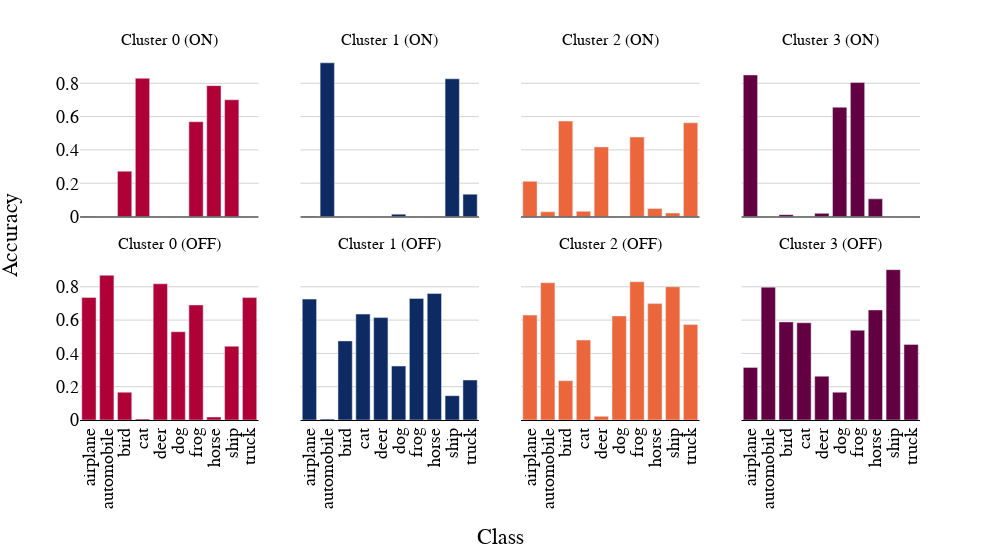

The code cell stored with this chart in its notebook:
### Code cell
def plot_classwise_cluster_perf(num_clusters, classwise_accuracies_on, classwise_accuracies_off, cifar_labels=cifar_labels):
    colors = [pc.qualitative.Dark24_r[0], pc.qualitative.Dark24_r[1], pc.qualitative.Dark24_r[15], pc.qualitative.Dark24_r[5]]
    fig = make_subplots(rows=2, cols=4, shared_xaxes=True, shared_yaxes=True, vertical_spacing=0.1, subplot_titles=[f'Cluster {i} (ON)' for i in range(num_clusters)] + [f'Cluster {i} (OFF)' for i in range(num_clusters)], row_heights=[0.15, 0.15])
    
    for i in range(num_clusters):
        fig.add_trace(go.Bar(x=cifar_labels, y=classwise_accuracies_on[i], marker_color=colors[i], name=f'Cluster {i} (ON)'), row=1, col=i+1)
        fig.update_xaxes(tickangle=-90)
        fig.add_trace(go.Bar(x=cifar_labels, y=classwise_accuracies_off[i], marker_color=colors[i], name=f'Cluster {i} (OFF)'), row=2, col=i+1)
    
    fig.update_layout(plot_bgcolor='white')
    fig.update_yaxes(showgrid=True, gridwidth=1, gridcolor='LightGray')
    fig.update_layout(height=140 * num_clusters, width=1000)
    fig.update_layout(showlegend=True)
    fig.add_annotation(text="Accuracy", xref="paper", yref="paper", x=-0.1, y=0.5, showarrow=False, font=dict(size=22, family="Computer Modern"), align="center", textangle=-90)
    fig.add_annotation(text="Class", xref="paper", yref="paper", x=0.5, y=-0.35, showarrow=False, font=dict(size=22, family="Computer Modern"), align="center")
    fig.update_layout(font_family="Computer Modern", font_size=20)
    fig.update_yaxes(range=[0, 1], tickvals=np.arange(0, 1, 0.2))
    fig.update_layout(showlegend=False)
    fig.update_xaxes(tickvals=np.arange(10))
    fig.update_layout(margin=dict(t=50, b=140))
    fig.update_layout(font=dict(family='serif', size=20, color='black'))
    fig.update_xaxes(title_font=dict(family='serif', size=20, color='black'))
    fig.update_yaxes(title_font=dict(family='serif', size=20, color='black'))
    fig.update_xaxes(tickfont=dict(family='serif', size=18, color='black'))
    fig.update_yaxes(tickfont=dict(family='serif', size=18, color='black'))
    fig.update_xaxes(showline=True, linewidth=1, linecolor='black', mirror=False)
    return fig

fig = plot_classwise_cluster_perf(num_clusters, classwise_accuracies_on, classwise_accuracies_off)

fig.show()

### Figure 1 — Plotly figure (JSON) as saved in the notebook; plotly's stock layout.template omitted (floating-point values rounded to 4 significant figures)
{"data": [{"marker": {"color": "#AF0038"}, "name": "Cluster 0 (ON)", "type": "bar", "x": ["airplane", "automobile", "bird", "cat", "deer", "dog", "frog", "horse", "ship", "truck"], "xaxis": "x", "y": [0.001, 0, 0.272, 0.83, 0, 0, 0.569, 0.786, 0.701, 0], "yaxis": "y"}, {"marker": {"color": "#AF0038"}, "name": "Cluster 0 (OFF)", "type": "bar", "x": ["airplane", "automobile", "bird", "cat", "deer", "dog", "frog", "horse", "ship", "truck"], "xaxis": "x5", "y": [0.736, 0.869, 0.167, 0.006, 0.818, 0.53, 0.691, 0.018, 0.443, 0.735], "yaxis": "y5"}, {"marker": {"color": "#0D2A63"}, "name": "Cluster 1 (ON)", "type": "bar", "x": ["airplane", "automobile", "bird", "cat", "deer", "dog", "frog", "horse", "ship", "truck"], "xaxis": "x2", "y": [0.001, 0.923, 0, 0, 0, 0.014, 0, 0, 0.827, 0.134], "yaxis": "y2"}, {"marker": {"color": "#0D2A63"}, "name": "Cluster 1 (OFF)", "type": "bar", "x": ["airplane", "automobile", "bird", "cat", "deer", "dog", "frog", "horse", "ship", "truck"], "xaxis": "x6", "y": [0.726, 0.006, 0.475, 0.636, 0.615, 0.324, 0.73, 0.76, 0.146, 0.24], "yaxis": "y6"}, {"marker": {"color": "#EB663B"}, "name": "Cluster 2 (ON)", "type": "bar", "x": ["airplane", "automobile", "bird", "cat", "deer", "dog", "frog", "horse", "ship", "truck"], "xaxis": "x3", "y": [0.211, 0.028, 0.573, 0.031, 0.418, 0, 0.477, 0.048, 0.021, 0.563], "yaxis": "y3"}, {"marker": {"color": "#EB663B"}, "name": "Cluster 2 (OFF)", "type": "bar", "x": ["airplane", "automobile", "bird", "cat", "deer", "dog", "frog", "horse", "ship", "truck"], "xaxis": "x7", "y": [0.63, 0.824, 0.236, 0.48, 0.022, 0.625, 0.83, 0.699, 0.8, 0.573], "yaxis": "y7"}, {"marker": {"color": "#620042"}, "name": "Cluster 3 (ON)", "type": "bar", "x": ["airplane", "automobile", "bird", "cat", "deer", "dog", "frog", "horse", "ship", "truck"], "xaxis": "x4", "y": [0.85, 0, 0.011, 0, 0.019, 0.656, 0.805, 0.106, 0, 0], "yaxis": "y4"}, {"marker": {"color": "#620042"}, "name": "Cluster 3 (OFF)", "type": "bar", "x": ["airplane", "automobile", "bird", "cat", "deer", "dog", "frog", "horse", "ship", "truck"], "xaxis": "x8", "y": [0.316, 0.798, 0.589, 0.584, 0.263, 0.167, 0.539, 0.661, 0.903, 0.454], "yaxis": "y8"}], "layout": {"annotations": [{"font": {"size": 16}, "showarrow": false, "text": "Cluster 0 (ON)", "x": 0.1062, "xanchor": "center", "xref": "paper", "y": 1, "yanchor": "bottom", "yref": "paper"}, {"font": {"size": 16}, "showarrow": false, "text": "Cluster 1 (ON)", "x": 0.3688, "xanchor": "center", "xref": "paper", "y": 1, "yanchor": "bottom", "yref": "paper"}, {"font": {"size": 16}, "showarrow": false, "text": "Cluster 2 (ON)", "x": 0.6313, "xanchor": "center", "xref": "paper", "y": 1, "yanchor": "bottom", "yref": "paper"}, {"font": {"size": 16}, "showarrow": false, "text": "Cluster 3 (ON)", "x": 0.8938, "xanchor": "center", "xref": "paper", "y": 1, "yanchor": "bottom", "yref": "paper"}, {"font": {"size": 16}, "showarrow": false, "text": "Cluster 0 (OFF)", "x": 0.1062, "xanchor": "center", "xref": "paper", "y": 0.45, "yanchor": "bottom", "yref": "paper"}, {"font": {"size": 16}, "showarrow": false, "text": "Cluster 1 (OFF)", "x": 0.3688, "xanchor": "center", "xref": "paper", "y": 0.45, "yanchor": "bottom", "yref": "paper"}, {"font": {"size": 16}, "showarrow": false, "text": "Cluster 2 (OFF)", "x": 0.6313, "xanchor": "center", "xref": "paper", "y": 0.45, "yanchor": "bottom", "yref": "paper"}, {"font": {"size": 16}, "showarrow": false, "text": "Cluster 3 (OFF)", "x": 0.8938, "xanchor": "center", "xref": "paper", "y": 0.45, "yanchor": "bottom", "yref": "paper"}, {"align": "center", "font": {"family": "Computer Modern", "size": 22}, "showarrow": false, "text": "Accuracy", "textangle": -90, "x": -0.1, "xref": "paper", "y": 0.5, "yref": "paper"}, {"align": "center", "font": {"family": "Computer Modern", "size": 22}, "showarrow": false, "text": "Class", "x": 0.5, "xref": "paper", "y": -0.35, "yref": "paper"}], "font": {"color": "black", "family": "serif", "size": 20}, "height": 560, "margin": {"b": 140, "t": 50}, "plot_bgcolor": "white", "showlegend": false, "width": 1000, "xaxis": {"anchor": "y", "domain": [0, 0.2125], "linecolor": "black", "linewidth": 1, "matches": "x5", "mirror": false, "showline": true, "showticklabels": false, "tickangle": -90, "tickfont": {"color": "black", "family": "serif", "size": 18}, "tickvals": [0, 1, 2, 3, 4, 5, 6, 7, 8, 9], "title": {"font": {"color": "black", "family": "serif", "size": 20}}}, "xaxis2": {"anchor": "y2", "domain": [0.2625, 0.475], "linecolor": "black", "linewidth": 1, "matches": "x6", "mirror": false, "showline": true, "showticklabels": false, "tickangle": -90, "tickfont": {"color": "black", "family": "serif", "size": 18}, "tickvals": [0, 1, 2, 3, 4, 5, 6, 7, 8, 9], "title": {"font": {"color": "black", "family": "serif", "size": 20}}}, "xaxis3": {"anchor": "y3", "domain": [0.525, 0.7375], "linecolor": "black", "linewidth": 1, "matches": "x7", "mirror": false, "showline": true, "showticklabels": false, "tickangle": -90, "tickfont": {"color": "black", "family": "serif", "size": 18}, "tickvals": [0, 1, 2, 3, 4, 5, 6, 7, 8, 9], "title": {"font": {"color": "black", "family": "serif", "size": 20}}}, "xaxis4": {"anchor": "y4", "domain": [0.7875, 1], "linecolor": "black", "linewidth": 1, "matches": "x8", "mirror": false, "showline": true, "showticklabels": false, "tickangle": -90, "tickfont": {"color": "black", "family": "serif", "size": 18}, "tickvals": [0, 1, 2, 3, 4, 5, 6, 7, 8, 9], "title": {"font": {"color": "black", "family": "serif", "size": 20}}}, "xaxis5": {"anchor": "y5", "domain": [0, 0.2125], "linecolor": "black", "linewidth": 1, "mirror": false, "showline": true, "tickangle": -90, "tickfont": {"color": "black", "family": "serif", "size": 18}, "tickvals": [0, 1, 2, 3, 4, 5, 6, 7, 8, 9], "title": {"font": {"color": "black", "family": "serif", "size": 20}}}, "xaxis6": {"anchor": "y6", "domain": [0.2625, 0.475], "linecolor": "black", "linewidth": 1, "mirror": false, "showline": true, "tickangle": -90, "tickfont": {"color": "black", "family": "serif", "size": 18}, "tickvals": [0, 1, 2, 3, 4, 5, 6, 7, 8, 9], "title": {"font": {"color": "black", "family": "serif", "size": 20}}}, "xaxis7": {"anchor": "y7", "domain": [0.525, 0.7375], "linecolor": "black", "linewidth": 1, "mirror": false, "showline": true, "tickangle": -90, "tickfont": {"color": "black", "family": "serif", "size": 18}, "tickvals": [0, 1, 2, 3, 4, 5, 6, 7, 8, 9], "title": {"font": {"color": "black", "family": "serif", "size": 20}}}, "xaxis8": {"anchor": "y8", "domain": [0.7875, 1], "linecolor": "black", "linewidth": 1, "mirror": false, "showline": true, "tickangle": -90, "tickfont": {"color": "black", "family": "serif", "size": 18}, "tickvals": [0, 1, 2, 3, 4, 5, 6, 7, 8, 9], "title": {"font": {"color": "black", "family": "serif", "size": 20}}}, "yaxis": {"anchor": "x", "domain": [0.55, 1], "gridcolor": "LightGray", "gridwidth": 1, "range": [0, 1], "showgrid": true, "tickfont": {"color": "black", "family": "serif", "size": 18}, "tickvals": [0, 0.2, 0.4, 0.6, 0.8], "title": {"font": {"color": "black", "family": "serif", "size": 20}}}, "yaxis2": {"anchor": "x2", "domain": [0.55, 1], "gridcolor": "LightGray", "gridwidth": 1, "matches": "y", "range": [0, 1], "showgrid": true, "showticklabels": false, "tickfont": {"color": "black", "family": "serif", "size": 18}, "tickvals": [0, 0.2, 0.4, 0.6, 0.8], "title": {"font": {"color": "black", "family": "serif", "size": 20}}}, "yaxis3": {"anchor": "x3", "domain": [0.55, 1], "gridcolor": "LightGray", "gridwidth": 1, "matches": "y", "range": [0, 1], "showgrid": true, "showticklabels": false, "tickfont": {"color": "black", "family": "serif", "size": 18}, "tickvals": [0, 0.2, 0.4, 0.6, 0.8], "title": {"font": {"color": "black", "family": "serif", "size": 20}}}, "yaxis4": {"anchor": "x4", "domain": [0.55, 1], "gridcolor": "LightGray", "gridwidth": 1, "matches": "y", "range": [0, 1], "showgrid": true, "showticklabels": false, "tickfont": {"color": "black", "family": "serif", "size": 18}, "tickvals": [0, 0.2, 0.4, 0.6, 0.8], "title": {"font": {"color": "black", "family": "serif", "size": 20}}}, "yaxis5": {"anchor": "x5", "domain": [0, 0.45], "gridcolor": "LightGray", "gridwidth": 1, "range": [0, 1], "showgrid": true, "tickfont": {"color": "black", "family": "serif", "size": 18}, "tickvals": [0, 0.2, 0.4, 0.6, 0.8], "title": {"font": {"color": "black", "family": "serif", "size": 20}}}, "yaxis6": {"anchor": "x6", "domain": [0, 0.45], "gridcolor": "LightGray", "gridwidth": 1, "matches": "y5", "range": [0, 1], "showgrid": true, "showticklabels": false, "tickfont": {"color": "black", "family": "serif", "size": 18}, "tickvals": [0, 0.2, 0.4, 0.6, 0.8], "title": {"font": {"color": "black", "family": "serif", "size": 20}}}, "yaxis7": {"anchor": "x7", "domain": [0, 0.45], "gridcolor": "LightGray", "gridwidth": 1, "matches": "y5", "range": [0, 1], "showgrid": true, "showticklabels": false, "tickfont": {"color": "black", "family": "serif", "size": 18}, "tickvals": [0, 0.2, 0.4, 0.6, 0.8], "title": {"font": {"color": "black", "family": "serif", "size": 20}}}, "yaxis8": {"anchor": "x8", "domain": [0, 0.45], "gridcolor": "LightGray", "gridwidth": 1, "matches": "y5", "range": [0, 1], "showgrid": true, "showticklabels": false, "tickfont": {"color": "black", "family": "serif", "size": 18}, "tickvals": [0, 0.2, 0.4, 0.6, 0.8], "title": {"font": {"color": "black", "family": "serif", "size": 20}}}}}
